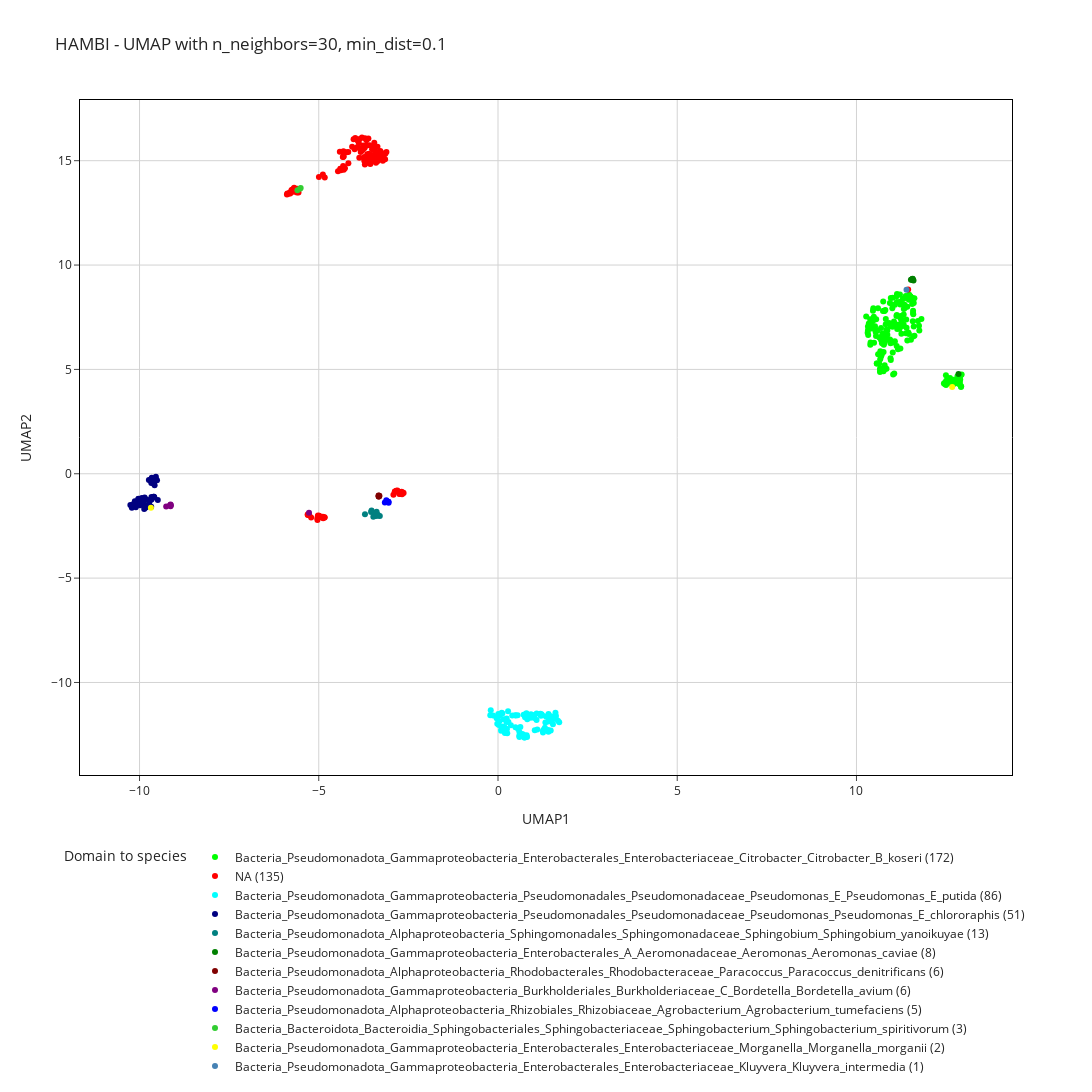

Notebook cell for this chart:
### Code cell
n_neighbors = [30]
min_dist = [0.1]

# 100
#color_dict = ["#00FF00", "#FF0000", "#00FFFF", "#000080", "#FF00FF", "#800000", "#0000FF", "#008000", "#FFFF00",
#    "#008080", "#800080", "#808000", "#32CD32", "#4682B4", "#DAA520"]

# 200
#color_dict = ["#00FF00", "#FF0000", "#00FFFF", "#000080", "#FF00FF", "#008080", "#800000", "#800080", "#008000",
#             "#0000FF", "#32CD32", "#FFFF00", "#4682B4", "#DAA520"]

# 500
color_dict = ["#00FF00", "#FF0000", "#00FFFF", "#000080", "#008080", "#800080", "#800000", "#FF00FF", "#32CD32",
             "#4682B4", "#008000", "#DAA520"]

custom_colors = color_dict

for n in n_neighbors:
    for m in min_dist:
        reducer = umap.UMAP(n_neighbors=n, min_dist=m, random_state=seed)
        embedding = reducer.fit_transform(df_top150_mod_counts.iloc[:, :-18])
        top150_mod_counts_UMAP_df  = pd.DataFrame({
            'UMAP1': embedding[:, 0],
            'UMAP2': embedding[:, 1],
            'Domain to species': df_top150_mod_counts['Domain to species'],
            'Domain to genus': df_top150_mod_counts['Domain to genus'],
            'element': df_top150_mod_counts['element'],
            'contig': df_top150_mod_counts.index,
        })
        # clustering k defined choosing the k by looking at the UMAP 
        kmeans = KMeans(n_clusters=11, random_state=seed)
        
        k_labels = kmeans.fit_predict(embedding)
        
        top150_mod_counts_UMAP_df['cluster'] = k_labels
        
        column = 'Domain to species'
        top150_mod_counts_UMAP_df['Domain to species'] = top150_mod_counts_UMAP_df['Domain to species'].fillna('NA')

        value_counts = top150_mod_counts_UMAP_df[column].value_counts().to_dict()

        top150_mod_counts_UMAP_df[f'{column}_with_counts'] = top150_mod_counts_UMAP_df[column].apply(lambda x: f'{x} ({value_counts[x]})')

        top150_mod_counts_UMAP_df['count'] = top150_mod_counts_UMAP_df[column].map(value_counts)
        top150_mod_counts_UMAP_df = top150_mod_counts_UMAP_df.sort_values(by=['count'], ascending=False)

        top150_mod_counts_UMAP_df[f'{column}_with_counts'] = pd.Categorical(
            top150_mod_counts_UMAP_df[f'{column}_with_counts'],
            categories=top150_mod_counts_UMAP_df[f'{column}_with_counts'].unique(),
            ordered=True
        )
        
        fig = px.scatter(top150_mod_counts_UMAP_df, 
                            x='UMAP1', 
                            y='UMAP2', 
                            labels={f'{column}_with_counts': column},
                            color=f'{column}_with_counts', 
                            title=f' HAMBI - UMAP with n_neighbors={n}, min_dist={m}', 
                            color_discrete_sequence=custom_colors,
                            hover_data={'cluster': True, 'Domain to species': True, 'Domain to genus': True, 'element': True, 'contig': True} )
        title = f' HAMBI - UMAP with n_neighbors={n}, min_dist={m}'
        fig.update_layout(
            height=1700,
            width=1200,
            title_text=title,
            showlegend=True,
            legend=dict(
                x=0.5,
                y=-0.1,
                traceorder="normal",
                xanchor='center',
                yanchor='top',
                orientation='h'
            ),
            template='simple_white',
            xaxis=dict(
                showgrid=True,
                gridcolor='lightgray',
                zeroline=False,
                showline=True,  
                linecolor='black', 
                linewidth=1,
                mirror=True
            ),
            yaxis=dict(
                showgrid=True,
                gridcolor='lightgray',
                zeroline=False,
                showline=True,
                linecolor='black',
                linewidth=1,
                mirror=True
            )
        )
        fig.show()
        #fig.write_image(f'UMAP_HAMBI_top150_features/UMAP_{n}_{m}_filtered_by_100_mod_counts.png')
        #fig.write_html(f'UMAP_HAMBI_top150_features/UMAP_{n}_{m}_filtered_by_100_mod_counts.html')
        #fig.write_image(f'UMAP_HAMBI_top150_features/UMAP_{n}_{m}_filtered_by_200_mod_counts.png')
        #fig.write_html(f'UMAP_HAMBI_top150_features/UMAP_{n}_{m}_filtered_by_200_mod_counts.html')
        fig.write_image(f'UMAP_HAMBI_top150_features/UMAP_{n}_{m}_filtered_by_500_mod_counts.png')
        fig.write_html(f'UMAP_HAMBI_top150_features/UMAP_{n}_{m}_filtered_by_500_mod_counts.html')

### Figure 1 — Plotly figure (JSON) as saved in the notebook; plotly's stock layout.template omitted (floating-point values rounded to 4 significant figures; data arrays with more than 128 entries replaced by an {"elided": "..."} marker saying what was removed)
{"data": [{"customdata": {"elided": "172x5 mixed values"}, "hovertemplate": "Domain to species=%{customdata[1]}<br>UMAP1=%{x}<br>UMAP2=%{y}<br>cluster=%{customdata[0]}<br>Domain to genus=%{customdata[2]}<br>element=%{customdata[3]}<br>contig=%{customdata[4]}<extra></extra>", "legendgroup": "Bacteria_Pseudomonadota_Gammaproteobacteria_Enterobacterales_Enterobacteriaceae_Citrobacter_Citrobacter_B_koseri (172)", "marker": {"color": "#00FF00", "symbol": "circle"}, "mode": "markers", "name": "Bacteria_Pseudomonadota_Gammaproteobacteria_Enterobacterales_Enterobacteriaceae_Citrobacter_Citrobacter_B_koseri (172)", "orientation": "v", "showlegend": true, "type": "scatter", "x": {"elided": "172 float values"}, "xaxis": "x", "y": {"elided": "172 float values"}, "yaxis": "y"}, {"customdata": {"elided": "135x5 mixed values"}, "hovertemplate": "Domain to species=%{customdata[1]}<br>UMAP1=%{x}<br>UMAP2=%{y}<br>cluster=%{customdata[0]}<br>Domain to genus=%{customdata[2]}<br>element=%{customdata[3]}<br>contig=%{customdata[4]}<extra></extra>", "legendgroup": "NA (135)", "marker": {"color": "#FF0000", "symbol": "circle"}, "mode": "markers", "name": "NA (135)", "orientation": "v", "showlegend": true, "type": "scatter", "x": {"elided": "135 float values"}, "xaxis": "x", "y": {"elided": "135 float values"}, "yaxis": "y"}, {"customdata": {"elided": "86x5 mixed values"}, "hovertemplate": "Domain to species=%{customdata[1]}<br>UMAP1=%{x}<br>UMAP2=%{y}<br>cluster=%{customdata[0]}<br>Domain to genus=%{customdata[2]}<br>element=%{customdata[3]}<br>contig=%{customdata[4]}<extra></extra>", "legendgroup": "Bacteria_Pseudomonadota_Gammaproteobacteria_Pseudomonadales_Pseudomonadaceae_Pseudomonas_E_Pseudomonas_E_putida (86)", "marker": {"color": "#00FFFF", "symbol": "circle"}, "mode": "markers", "name": "Bacteria_Pseudomonadota_Gammaproteobacteria_Pseudomonadales_Pseudomonadaceae_Pseudomonas_E_Pseudomonas_E_putida (86)", "orientation": "v", "showlegend": true, "type": "scatter", "x": [0.4862, 1.34, 0.2919, 1.533, 1.473, 0.7193, 0.2578, 0.0943, 0.1029, 1.233, 1.012, 1.322, 1.589, 0.3592, 1.255, 0.4981, 0.05427, 0.1579, 0.8102, 0.008216, 0.1214, 1.193, 0.4796, 1.603, 0.5936, 0.9138, 0.1381, 1.617, 0.2188, 0.8015, 0.2378, 0.6588, 1.407, 0.6239, 1.672, 0.04499, 0.5618, 0.7271, 1.427, 0.9182, -0.02044, 0.692, 0.192, -0.2021, 1.096, 1.018, 0.7546, 1.471, 1.077, 0.6573, -0.0383, 0.7322, 0.08751, 0.597, 0.5983, 0.2167, 0.229, 1.4, 0.3969, -0.2153, 0.1793, 1.309, 1.501, 0.2495, 0.746, 0.02206, 1.271, 0.2424, 1.213, 1.4, 0.817, -0.1363, 1.409, 1.076, 0.7496, 1.533, 1.709, 0.5488, 0.2812, 1.255, 1.605, 0.7934, 1.182, 1.025, 1.402, 0.7999], "xaxis": "x", "y": [-12.14, -11.63, -11.9, -11.72, -11.62, -11.55, -12.43, -12.25, -11.45, -11.57, -11.56, -11.91, -11.63, -12.05, -12.32, -11.58, -11.57, -11.76, -12.61, -11.51, -11.48, -11.6, -11.57, -11.46, -12.55, -11.69, -12.11, -11.61, -12.24, -11.59, -11.89, -12.47, -12.37, -12.14, -11.83, -11.85, -12.22, -11.55, -11.72, -11.53, -11.98, -12.48, -12.42, -11.33, -12.26, -11.7, -11.67, -12.31, -11.49, -12.52, -11.71, -12.64, -12.31, -12.37, -12.61, -12.35, -12.4, -11.87, -11.58, -11.57, -12.14, -12.16, -11.86, -12.23, -12.63, -12.03, -12.26, -11.72, -11.52, -12.28, -11.76, -11.58, -11.51, -11.8, -12.55, -12.0, -11.91, -11.57, -11.38, -12.4, -11.72, -11.47, -11.5, -12.28, -12.31, -12.53], "yaxis": "y"}, {"customdata": {"elided": "51x5 mixed values"}, "hovertemplate": "Domain to species=%{customdata[1]}<br>UMAP1=%{x}<br>UMAP2=%{y}<br>cluster=%{customdata[0]}<br>Domain to genus=%{customdata[2]}<br>element=%{customdata[3]}<br>contig=%{customdata[4]}<extra></extra>", "legendgroup": "Bacteria_Pseudomonadota_Gammaproteobacteria_Pseudomonadales_Pseudomonadaceae_Pseudomonas_Pseudomonas_E_chlororaphis (51)", "marker": {"color": "#000080", "symbol": "circle"}, "mode": "markers", "name": "Bacteria_Pseudomonadota_Gammaproteobacteria_Pseudomonadales_Pseudomonadaceae_Pseudomonas_Pseudomonas_E_chlororaphis (51)", "orientation": "v", "showlegend": true, "type": "scatter", "x": [-10.1, -10.21, -9.599, -9.74, -9.869, -10.26, -10.03, -9.935, -9.923, -9.549, -9.981, -9.544, -9.605, -9.934, -9.945, -9.865, -9.579, -9.606, -9.67, -9.642, -9.672, -9.67, -9.876, -9.729, -9.577, -10.21, -9.49, -9.664, -9.614, -9.659, -9.667, -10.03, -9.828, -9.587, -9.828, -9.73, -9.715, -9.671, -10.16, -9.751, -9.512, -9.675, -10.16, -10.1, -9.982, -9.905, -9.857, -9.63, -10.11, -9.823, -10.13], "xaxis": "x", "y": [-1.603, -1.629, -1.105, -0.3, -1.683, -1.499, -1.211, -1.16, -1.46, -0.2345, -1.503, -0.1395, -0.2401, -1.228, -1.274, -1.457, -0.5542, -1.1, -0.3144, -0.2569, -0.3719, -0.2537, -1.273, -1.477, -0.3425, -1.554, -1.256, -1.228, -0.4722, -0.1878, -1.107, -1.195, -1.59, -1.128, -1.217, -1.256, -1.307, -0.4482, -1.506, -1.529, -0.3068, -1.581, -1.451, -1.402, -1.277, -1.219, -1.132, -0.324, -1.532, -1.615, -1.318], "yaxis": "y"}, {"customdata": [[6, "Bacteria_Pseudomonadota_Alphaproteobacteria_Sphingomonadales_Sphingomonadaceae_Sphingobium_Sphingobium_yanoikuyae", "Bacteria_Pseudomonadota_Alphaproteobacteria_Sphingomonadales_Sphingomonadaceae_Sphingobium", "chromosome", "bcAd1037T--bcAd1037T_ptg000049l"], [6, "Bacteria_Pseudomonadota_Alphaproteobacteria_Sphingomonadales_Sphingomonadaceae_Sphingobium_Sphingobium_yanoikuyae", "Bacteria_Pseudomonadota_Alphaproteobacteria_Sphingomonadales_Sphingomonadaceae_Sphingobium", "chromosome", "bcAd1037T--bcAd1037T_ptg000012l"], [6, "Bacteria_Pseudomonadota_Alphaproteobacteria_Sphingomonadales_Sphingomonadaceae_Sphingobium_Sphingobium_yanoikuyae", "Bacteria_Pseudomonadota_Alphaproteobacteria_Sphingomonadales_Sphingomonadaceae_Sphingobium", "chromosome", "bcAd1037T--bcAd1037T_ptg000005l"], [6, "Bacteria_Pseudomonadota_Alphaproteobacteria_Sphingomonadales_Sphingomonadaceae_Sphingobium_Sphingobium_yanoikuyae", "Bacteria_Pseudomonadota_Alphaproteobacteria_Sphingomonadales_Sphingomonadaceae_Sphingobium", "chromosome", "bcAd1037T--bcAd1037T_ptg000016l"], [6, "Bacteria_Pseudomonadota_Alphaproteobacteria_Sphingomonadales_Sphingomonadaceae_Sphingobium_Sphingobium_yanoikuyae", "Bacteria_Pseudomonadota_Alphaproteobacteria_Sphingomonadales_Sphingomonadaceae_Sphingobium", "chromosome", "bcAd1037T--bcAd1037T_ptg000054l"], [6, "Bacteria_Pseudomonadota_Alphaproteobacteria_Sphingomonadales_Sphingomonadaceae_Sphingobium_Sphingobium_yanoikuyae", "Bacteria_Pseudomonadota_Alphaproteobacteria_Sphingomonadales_Sphingomonadaceae_Sphingobium", "chromosome", "bcAd1039T--bcAd1039T_ptg000007l"], [6, "Bacteria_Pseudomonadota_Alphaproteobacteria_Sphingomonadales_Sphingomonadaceae_Sphingobium_Sphingobium_yanoikuyae", "Bacteria_Pseudomonadota_Alphaproteobacteria_Sphingomonadales_Sphingomonadaceae_Sphingobium", "chromosome", "bcAd1037T--bcAd1037T_ptg000009l"], [6, "Bacteria_Pseudomonadota_Alphaproteobacteria_Sphingomonadales_Sphingomonadaceae_Sphingobium_Sphingobium_yanoikuyae", "Bacteria_Pseudomonadota_Alphaproteobacteria_Sphingomonadales_Sphingomonadaceae_Sphingobium", "plasmid_unnamed02", "bcAd1037T--bcAd1037T_ptg000201l"], [6, "Bacteria_Pseudomonadota_Alphaproteobacteria_Sphingomonadales_Sphingomonadaceae_Sphingobium_Sphingobium_yanoikuyae", "Bacteria_Pseudomonadota_Alphaproteobacteria_Sphingomonadales_Sphingomonadaceae_Sphingobium", "chromosome", "bcAd1037T--bcAd1037T_ptg000051l"], [6, "Bacteria_Pseudomonadota_Alphaproteobacteria_Sphingomonadales_Sphingomonadaceae_Sphingobium_Sphingobium_yanoikuyae", "Bacteria_Pseudomonadota_Alphaproteobacteria_Sphingomonadales_Sphingomonadaceae_Sphingobium", "chromosome", "bcAd1037T--bcAd1037T_ptg000026l"], [6, "Bacteria_Pseudomonadota_Alphaproteobacteria_Sphingomonadales_Sphingomonadaceae_Sphingobium_Sphingobium_yanoikuyae", "Bacteria_Pseudomonadota_Alphaproteobacteria_Sphingomonadales_Sphingomonadaceae_Sphingobium", "chromosome", "bcAd1037T--bcAd1037T_ptg000098l"], [6, "Bacteria_Pseudomonadota_Alphaproteobacteria_Sphingomonadales_Sphingomonadaceae_Sphingobium_Sphingobium_yanoikuyae", "Bacteria_Pseudomonadota_Alphaproteobacteria_Sphingomonadales_Sphingomonadaceae_Sphingobium", "chromosome", "bcAd1037T--bcAd1037T_ptg000110l"], [6, "Bacteria_Pseudomonadota_Alphaproteobacteria_Sphingomonadales_Sphingomonadaceae_Sphingobium_Sphingobium_yanoikuyae", "Bacteria_Pseudomonadota_Alphaproteobacteria_Sphingomonadales_Sphingomonadaceae_Sphingobium", "chromosome", "bcAd1037T--bcAd1037T_ptg000041l"]], "hovertemplate": "Domain to species=%{customdata[1]}<br>UMAP1=%{x}<br>UMAP2=%{y}<br>cluster=%{customdata[0]}<br>Domain to genus=%{customdata[2]}<br>element=%{customdata[3]}<br>contig=%{customdata[4]}<extra></extra>", "legendgroup": "Bacteria_Pseudomonadota_Alphaproteobacteria_Sphingomonadales_Sphingomonadaceae_Sphingobium_Sphingobium_yanoikuyae (13)", "marker": {"color": "#008080", "symbol": "circle"}, "mode": "markers", "name": "Bacteria_Pseudomonadota_Alphaproteobacteria_Sphingomonadales_Sphingomonadaceae_Sphingobium_Sphingobium_yanoikuyae (13)", "orientation": "v", "showlegend": true, "type": "scatter", "x": [-3.362, -3.394, -3.541, -3.405, -3.423, -3.353, -3.711, -3.387, -3.42, -3.297, -3.477, -3.528, -3.44], "xaxis": "x", "y": [-2.011, -1.998, -1.832, -1.965, -2.016, -1.959, -1.941, -1.815, -1.965, -2.024, -2.059, -1.759, -2.029], "yaxis": "y"}, {"customdata": [[5, "Bacteria_Pseudomonadota_Gammaproteobacteria_Enterobacterales_A_Aeromonadaceae_Aeromonas_Aeromonas_caviae", "Bacteria_Pseudomonadota_Gammaproteobacteria_Enterobacterales_A_Aeromonadaceae_Aeromonas", "chromosome", "bcAd1046T--bcAd1046T_ptg000035l"], [7, "Bacteria_Pseudomonadota_Gammaproteobacteria_Enterobacterales_A_Aeromonadaceae_Aeromonas_Aeromonas_caviae", "Bacteria_Pseudomonadota_Gammaproteobacteria_Enterobacterales_A_Aeromonadaceae_Aeromonas", "chromosome", "bcAd1037T--bcAd1037T_ptg000028l"], [7, "Bacteria_Pseudomonadota_Gammaproteobacteria_Enterobacterales_A_Aeromonadaceae_Aeromonas_Aeromonas_caviae", "Bacteria_Pseudomonadota_Gammaproteobacteria_Enterobacterales_A_Aeromonadaceae_Aeromonas", "chromosome", "bcAd1046T--bcAd1046T_ptg000010l"], [7, "Bacteria_Pseudomonadota_Gammaproteobacteria_Enterobacterales_A_Aeromonadaceae_Aeromonas_Aeromonas_caviae", "Bacteria_Pseudomonadota_Gammaproteobacteria_Enterobacterales_A_Aeromonadaceae_Aeromonas", "chromosome", "bcAd1037T--bcAd1037T_ptg000010l"], [7, "Bacteria_Pseudomonadota_Gammaproteobacteria_Enterobacterales_A_Aeromonadaceae_Aeromonas_Aeromonas_caviae", "Bacteria_Pseudomonadota_Gammaproteobacteria_Enterobacterales_A_Aeromonadaceae_Aeromonas", "chromosome", "bcAd1037T--bcAd1037T_ptg000032l"], [7, "Bacteria_Pseudomonadota_Gammaproteobacteria_Enterobacterales_A_Aeromonadaceae_Aeromonas_Aeromonas_caviae", "Bacteria_Pseudomonadota_Gammaproteobacteria_Enterobacterales_A_Aeromonadaceae_Aeromonas", "chromosome", "bcAd1037T--bcAd1037T_ptg000024l"], [7, "Bacteria_Pseudomonadota_Gammaproteobacteria_Enterobacterales_A_Aeromonadaceae_Aeromonas_Aeromonas_caviae", "Bacteria_Pseudomonadota_Gammaproteobacteria_Enterobacterales_A_Aeromonadaceae_Aeromonas", "chromosome", "bcAd1046T--bcAd1046T_ptg000019l"], [7, "Bacteria_Pseudomonadota_Gammaproteobacteria_Enterobacterales_A_Aeromonadaceae_Aeromonas_Aeromonas_caviae", "Bacteria_Pseudomonadota_Gammaproteobacteria_Enterobacterales_A_Aeromonadaceae_Aeromonas", "chromosome", "bcAd1063T--bcAd1063T_ptg000002c"]], "hovertemplate": "Domain to species=%{customdata[1]}<br>UMAP1=%{x}<br>UMAP2=%{y}<br>cluster=%{customdata[0]}<br>Domain to genus=%{customdata[2]}<br>element=%{customdata[3]}<br>contig=%{customdata[4]}<extra></extra>", "legendgroup": "Bacteria_Pseudomonadota_Gammaproteobacteria_Enterobacterales_A_Aeromonadaceae_Aeromonas_Aeromonas_caviae (8)", "marker": {"color": "#008000", "symbol": "circle"}, "mode": "markers", "name": "Bacteria_Pseudomonadota_Gammaproteobacteria_Enterobacterales_A_Aeromonadaceae_Aeromonas_Aeromonas_caviae (8)", "orientation": "v", "showlegend": true, "type": "scatter", "x": [12.85, 11.57, 11.55, 11.59, 11.54, 11.57, 11.52, 11.55], "xaxis": "x", "y": [4.785, 9.331, 9.308, 9.26, 9.292, 9.345, 9.293, 9.318], "yaxis": "y"}, {"customdata": [[6, "Bacteria_Pseudomonadota_Alphaproteobacteria_Rhodobacterales_Rhodobacteraceae_Paracoccus_Paracoccus_denitrificans", "Bacteria_Pseudomonadota_Alphaproteobacteria_Rhodobacterales_Rhodobacteraceae_Paracoccus", "plasmid_unnamed2", "bcAd1046T--bcAd1046T_ptg000016c"], [6, "Bacteria_Pseudomonadota_Alphaproteobacteria_Rhodobacterales_Rhodobacteraceae_Paracoccus_Paracoccus_denitrificans", "Bacteria_Pseudomonadota_Alphaproteobacteria_Rhodobacterales_Rhodobacteraceae_Paracoccus", "plasmid_unnamed1", "bcAd1063T--bcAd1063T_ptg000012c"], [6, "Bacteria_Pseudomonadota_Alphaproteobacteria_Rhodobacterales_Rhodobacteraceae_Paracoccus_Paracoccus_denitrificans", "Bacteria_Pseudomonadota_Alphaproteobacteria_Rhodobacterales_Rhodobacteraceae_Paracoccus", "chromosome", "bcAd1063T--bcAd1063T_ptg000011l"], [6, "Bacteria_Pseudomonadota_Alphaproteobacteria_Rhodobacterales_Rhodobacteraceae_Paracoccus_Paracoccus_denitrificans", "Bacteria_Pseudomonadota_Alphaproteobacteria_Rhodobacterales_Rhodobacteraceae_Paracoccus", "plasmid_unnamed1", "bcAd1046T--bcAd1046T_ptg000015l"], [6, "Bacteria_Pseudomonadota_Alphaproteobacteria_Rhodobacterales_Rhodobacteraceae_Paracoccus_Paracoccus_denitrificans", "Bacteria_Pseudomonadota_Alphaproteobacteria_Rhodobacterales_Rhodobacteraceae_Paracoccus", "chromosome", "bcAd1046T--bcAd1046T_ptg000014c"], [6, "Bacteria_Pseudomonadota_Alphaproteobacteria_Rhodobacterales_Rhodobacteraceae_Paracoccus_Paracoccus_denitrificans", "Bacteria_Pseudomonadota_Alphaproteobacteria_Rhodobacterales_Rhodobacteraceae_Paracoccus", "plasmid_unnamed2", "bcAd1063T--bcAd1063T_ptg000033c"]], "hovertemplate": "Domain to species=%{customdata[1]}<br>UMAP1=%{x}<br>UMAP2=%{y}<br>cluster=%{customdata[0]}<br>Domain to genus=%{customdata[2]}<br>element=%{customdata[3]}<br>contig=%{customdata[4]}<extra></extra>", "legendgroup": "Bacteria_Pseudomonadota_Alphaproteobacteria_Rhodobacterales_Rhodobacteraceae_Paracoccus_Paracoccus_denitrificans (6)", "marker": {"color": "#800000", "symbol": "circle"}, "mode": "markers", "name": "Bacteria_Pseudomonadota_Alphaproteobacteria_Rhodobacterales_Rhodobacteraceae_Paracoccus_Paracoccus_denitrificans (6)", "orientation": "v", "showlegend": true, "type": "scatter", "x": [-3.328, -3.325, -3.328, -3.315, -3.332, -3.309], "xaxis": "x", "y": [-1.088, -1.056, -1.091, -1.076, -1.036, -1.053], "yaxis": "y"}, {"customdata": [[4, "Bacteria_Pseudomonadota_Gammaproteobacteria_Burkholderiales_Burkholderiaceae_C_Bordetella_Bordetella_avium", "Bacteria_Pseudomonadota_Gammaproteobacteria_Burkholderiales_Burkholderiaceae_C_Bordetella", "chromosome", "bcAd1063T--bcAd1063T_ptg000030l"], [1, "Bacteria_Pseudomonadota_Gammaproteobacteria_Burkholderiales_Burkholderiaceae_C_Bordetella_Bordetella_avium", "Bacteria_Pseudomonadota_Gammaproteobacteria_Burkholderiales_Burkholderiaceae_C_Bordetella", "chromosome", "bcAd1063T--bcAd1063T_ptg000079l"], [4, "Bacteria_Pseudomonadota_Gammaproteobacteria_Burkholderiales_Burkholderiaceae_C_Bordetella_Bordetella_avium", "Bacteria_Pseudomonadota_Gammaproteobacteria_Burkholderiales_Burkholderiaceae_C_Bordetella", "chromosome", "bcAd1063T--bcAd1063T_ptg000016l"], [4, "Bacteria_Pseudomonadota_Gammaproteobacteria_Burkholderiales_Burkholderiaceae_C_Bordetella_Bordetella_avium", "Bacteria_Pseudomonadota_Gammaproteobacteria_Burkholderiales_Burkholderiaceae_C_Bordetella", "chromosome", "bcAd1037T--bcAd1037T_ptg000120l"], [4, "Bacteria_Pseudomonadota_Gammaproteobacteria_Burkholderiales_Burkholderiaceae_C_Bordetella_Bordetella_avium", "Bacteria_Pseudomonadota_Gammaproteobacteria_Burkholderiales_Burkholderiaceae_C_Bordetella", "chromosome", "bcAd1037T--bcAd1037T_ptg000271l"], [4, "Bacteria_Pseudomonadota_Gammaproteobacteria_Burkholderiales_Burkholderiaceae_C_Bordetella_Bordetella_avium", "Bacteria_Pseudomonadota_Gammaproteobacteria_Burkholderiales_Burkholderiaceae_C_Bordetella", "chromosome", "bcAd1063T--bcAd1063T_ptg000069l"]], "hovertemplate": "Domain to species=%{customdata[1]}<br>UMAP1=%{x}<br>UMAP2=%{y}<br>cluster=%{customdata[0]}<br>Domain to genus=%{customdata[2]}<br>element=%{customdata[3]}<br>contig=%{customdata[4]}<extra></extra>", "legendgroup": "Bacteria_Pseudomonadota_Gammaproteobacteria_Burkholderiales_Burkholderiaceae_C_Bordetella_Bordetella_avium (6)", "marker": {"color": "#800080", "symbol": "circle"}, "mode": "markers", "name": "Bacteria_Pseudomonadota_Gammaproteobacteria_Burkholderiales_Burkholderiaceae_C_Bordetella_Bordetella_avium (6)", "orientation": "v", "showlegend": true, "type": "scatter", "x": [-9.134, -5.272, -9.134, -9.127, -9.257, -9.15], "xaxis": "x", "y": [-1.472, -1.867, -1.561, -1.513, -1.563, -1.51], "yaxis": "y"}, {"customdata": [[6, "Bacteria_Pseudomonadota_Alphaproteobacteria_Rhizobiales_Rhizobiaceae_Agrobacterium_Agrobacterium_tumefaciens", "Bacteria_Pseudomonadota_Alphaproteobacteria_Rhizobiales_Rhizobiaceae_Agrobacterium", "plasmid_unnamed", "bcAd1037T--bcAd1037T_ptg000004l"], [6, "Bacteria_Pseudomonadota_Alphaproteobacteria_Rhizobiales_Rhizobiaceae_Agrobacterium_Agrobacterium_tumefaciens", "Bacteria_Pseudomonadota_Alphaproteobacteria_Rhizobiales_Rhizobiaceae_Agrobacterium", "plasmid_unnamed", "bcAd1039T--bcAd1039T_ptg000097l"], [6, "Bacteria_Pseudomonadota_Alphaproteobacteria_Rhizobiales_Rhizobiaceae_Agrobacterium_Agrobacterium_tumefaciens", "Bacteria_Pseudomonadota_Alphaproteobacteria_Rhizobiales_Rhizobiaceae_Agrobacterium", "chromosome_2", "bcAd1037T--bcAd1037T_ptg000002l"], [6, "Bacteria_Pseudomonadota_Alphaproteobacteria_Rhizobiales_Rhizobiaceae_Agrobacterium_Agrobacterium_tumefaciens", "Bacteria_Pseudomonadota_Alphaproteobacteria_Rhizobiales_Rhizobiaceae_Agrobacterium", "chromosome_2", "bcAd1039T--bcAd1039T_ptg000020l"], [6, "Bacteria_Pseudomonadota_Alphaproteobacteria_Rhizobiales_Rhizobiaceae_Agrobacterium_Agrobacterium_tumefaciens", "Bacteria_Pseudomonadota_Alphaproteobacteria_Rhizobiales_Rhizobiaceae_Agrobacterium", "chromosome_1", "bcAd1039T--bcAd1039T_ptg000013l"]], "hovertemplate": "Domain to species=%{customdata[1]}<br>UMAP1=%{x}<br>UMAP2=%{y}<br>cluster=%{customdata[0]}<br>Domain to genus=%{customdata[2]}<br>element=%{customdata[3]}<br>contig=%{customdata[4]}<extra></extra>", "legendgroup": "Bacteria_Pseudomonadota_Alphaproteobacteria_Rhizobiales_Rhizobiaceae_Agrobacterium_Agrobacterium_tumefaciens (5)", "marker": {"color": "#0000FF", "symbol": "circle"}, "mode": "markers", "name": "Bacteria_Pseudomonadota_Alphaproteobacteria_Rhizobiales_Rhizobiaceae_Agrobacterium_Agrobacterium_tumefaciens (5)", "orientation": "v", "showlegend": true, "type": "scatter", "x": [-3.116, -3.06, -3.056, -3.157, -3.051], "xaxis": "x", "y": [-1.269, -1.339, -1.34, -1.377, -1.394], "yaxis": "y"}, {"customdata": [[8, "Bacteria_Bacteroidota_Bacteroidia_Sphingobacteriales_Sphingobacteriaceae_Sphingobacterium_Sphingobacterium_spiritivorum", "Bacteria_Bacteroidota_Bacteroidia_Sphingobacteriales_Sphingobacteriaceae_Sphingobacterium", "chromosome", "bcAd1037T--bcAd1037T_ptg000003l"], [8, "Bacteria_Bacteroidota_Bacteroidia_Sphingobacteriales_Sphingobacteriaceae_Sphingobacterium_Sphingobacterium_spiritivorum", "Bacteria_Bacteroidota_Bacteroidia_Sphingobacteriales_Sphingobacteriaceae_Sphingobacterium", "chromosome", "bcAd1039T--bcAd1039T_ptg000006l"], [8, "Bacteria_Bacteroidota_Bacteroidia_Sphingobacteriales_Sphingobacteriaceae_Sphingobacterium_Sphingobacterium_spiritivorum", "Bacteria_Bacteroidota_Bacteroidia_Sphingobacteriales_Sphingobacteriaceae_Sphingobacterium", "chromosome", "bcAd1023T--bcAd1023T_ptg000005c"]], "hovertemplate": "Domain to species=%{customdata[1]}<br>UMAP1=%{x}<br>UMAP2=%{y}<br>cluster=%{customdata[0]}<br>Domain to genus=%{customdata[2]}<br>element=%{customdata[3]}<br>contig=%{customdata[4]}<extra></extra>", "legendgroup": "Bacteria_Bacteroidota_Bacteroidia_Sphingobacteriales_Sphingobacteriaceae_Sphingobacterium_Sphingobacterium_spiritivorum (3)", "marker": {"color": "#32CD32", "symbol": "circle"}, "mode": "markers", "name": "Bacteria_Bacteroidota_Bacteroidia_Sphingobacteriales_Sphingobacteriaceae_Sphingobacterium_Sphingobacterium_spiritivorum (3)", "orientation": "v", "showlegend": true, "type": "scatter", "x": [-5.527, -5.504, -5.595], "xaxis": "x", "y": [13.66, 13.69, 13.59], "yaxis": "y"}, {"customdata": [[5, "Bacteria_Pseudomonadota_Gammaproteobacteria_Enterobacterales_Enterobacteriaceae_Morganella_Morganella_morganii", "Bacteria_Pseudomonadota_Gammaproteobacteria_Enterobacterales_Enterobacteriaceae_Morganella", "chromosome", "bcAd1039T--bcAd1039T_ptg000063l"], [4, "Bacteria_Pseudomonadota_Gammaproteobacteria_Enterobacterales_Enterobacteriaceae_Morganella_Morganella_morganii", "Bacteria_Pseudomonadota_Gammaproteobacteria_Enterobacterales_Enterobacteriaceae_Morganella", "chromosome", "bcAd1039T--bcAd1039T_ptg000094l"]], "hovertemplate": "Domain to species=%{customdata[1]}<br>UMAP1=%{x}<br>UMAP2=%{y}<br>cluster=%{customdata[0]}<br>Domain to genus=%{customdata[2]}<br>element=%{customdata[3]}<br>contig=%{customdata[4]}<extra></extra>", "legendgroup": "Bacteria_Pseudomonadota_Gammaproteobacteria_Enterobacterales_Enterobacteriaceae_Morganella_Morganella_morganii (2)", "marker": {"color": "#FFFF00", "symbol": "circle"}, "mode": "markers", "name": "Bacteria_Pseudomonadota_Gammaproteobacteria_Enterobacterales_Enterobacteriaceae_Morganella_Morganella_morganii (2)", "orientation": "v", "showlegend": true, "type": "scatter", "x": [12.67, -9.682], "xaxis": "x", "y": [4.163, -1.629], "yaxis": "y"}, {"customdata": [[7, "Bacteria_Pseudomonadota_Gammaproteobacteria_Enterobacterales_Enterobacteriaceae_Kluyvera_Kluyvera_intermedia", "Bacteria_Pseudomonadota_Gammaproteobacteria_Enterobacterales_Enterobacteriaceae_Kluyvera", "chromosome", "bcAd1023T--bcAd1023T_ptg000008l"]], "hovertemplate": "Domain to species=%{customdata[1]}<br>UMAP1=%{x}<br>UMAP2=%{y}<br>cluster=%{customdata[0]}<br>Domain to genus=%{customdata[2]}<br>element=%{customdata[3]}<br>contig=%{customdata[4]}<extra></extra>", "legendgroup": "Bacteria_Pseudomonadota_Gammaproteobacteria_Enterobacterales_Enterobacteriaceae_Kluyvera_Kluyvera_intermedia (1)", "marker": {"color": "#4682B4", "symbol": "circle"}, "mode": "markers", "name": "Bacteria_Pseudomonadota_Gammaproteobacteria_Enterobacterales_Enterobacteriaceae_Kluyvera_Kluyvera_intermedia (1)", "orientation": "v", "showlegend": true, "type": "scatter", "x": [11.4], "xaxis": "x", "y": [8.811], "yaxis": "y"}], "layout": {"height": 1700, "legend": {"orientation": "h", "title": {"text": "Domain to species"}, "tracegroupgap": 0, "traceorder": "normal", "x": 0.5, "xanchor": "center", "y": -0.1, "yanchor": "top"}, "showlegend": true, "title": {"text": " HAMBI - UMAP with n_neighbors=30, min_dist=0.1"}, "width": 1200, "xaxis": {"anchor": "y", "autorange": true, "domain": [0, 1], "gridcolor": "lightgray", "linecolor": "black", "linewidth": 1, "mirror": true, "range": [-11.65, 14.33], "showgrid": true, "showline": true, "title": {"text": "UMAP1"}, "type": "linear", "zeroline": false}, "yaxis": {"anchor": "x", "autorange": true, "domain": [0, 1], "gridcolor": "lightgray", "linecolor": "black", "linewidth": 1, "mirror": true, "range": [-14.34, 17.82], "showgrid": true, "showline": true, "title": {"text": "UMAP2"}, "type": "linear", "zeroline": false}}}
